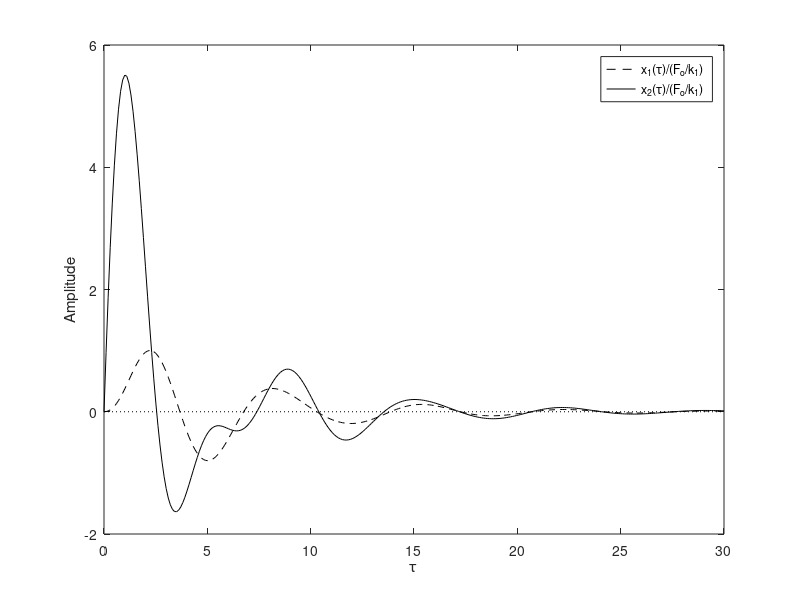

Here is the MATLAB script that generated this plot:
m1 = 100;
m2 = 10;
k1 = 10000;
k2 = 1960;
c1 = 400;
c2 = 56;
mr = m2/m1;
wn1 = sqrt(k1/m1);
wn2 = sqrt(k2/m2);
wr = wn2/wn1;
z1 = c1/(2*m1*wn1);
z2 = c2/(2*m2*wn2);
D = [1, 2*(z1+z2*wr*(1+mr)), (1+wr^2*(1+mr)+4*z1*z2*wr), 2*wr*(z2+z1*wr), wr^2];
M = 2; % =1: Impulse applied to m_1; =2: Impulse applied to m_2
R = 'I'; % ='I': Obtain impulse response; ='S': Obtain step response
Tend = 30;
tt = linspace(0, Tend, 300);
Yval = [0, 0];
if strcmp(R, 'S') == 1
Yval = [1, 1];
end
if M==1
E = [1, 2*z2*wr, wr^2];
C = [2*z2*wr, wr^2];
if strcmp (R, 'I') == 1
y1= impulse(tf(E, D), tt);
y2 = impulse(tf(C, D), tt);
else
y1= step(tf(E, D), tt);
y2 = step(tf(C, D), tt);
end
else
    B = [2*z2*wr, wr^2];
A = [1, 2*(z1+z2*mr*wr), 1+mr*wr^2]/mr;
if strcmp (R, 'I') == 1
y1 = impulse(tf(B, D), tt);
y2 = impulse(tf(A, D), tt);
else
y1 = step(tf(B, D), tt);
y2 = step(tf(A, D), tt);
end
end
plot(tt, y1, 'k--', tt, y2, 'k-', [0 Tend], Yval, 'k:')
xlabel('\tau')
ylabel('Amplitude')
legend('x_1(\tau)/(F_o/k_1)', 'x_2(\tau)/(F_o/k_1)')